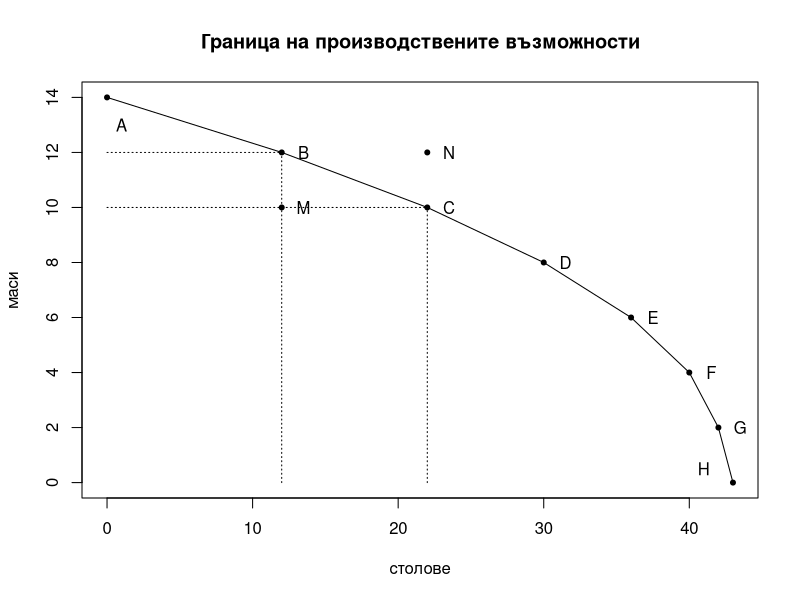
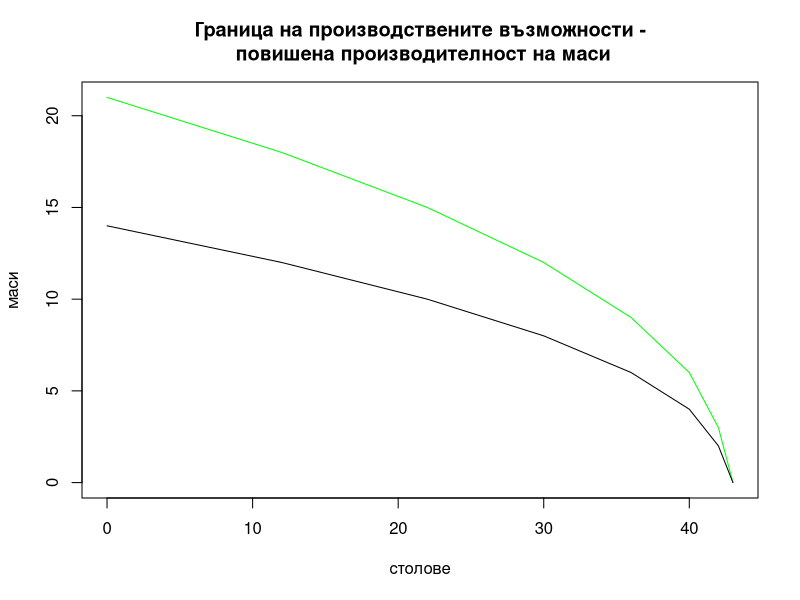
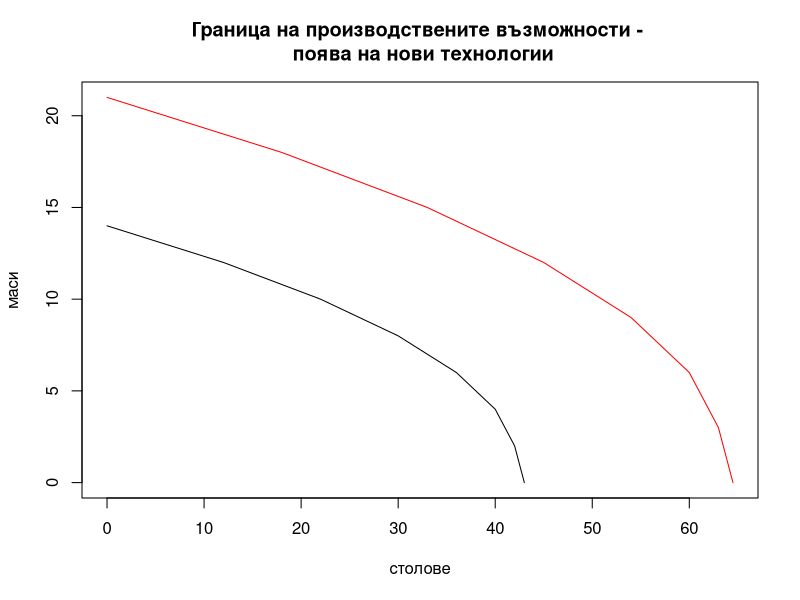

R code for these plots, in order:
## ---- chunk 1
stolowe <- c(0, 12, 22, 30, 36, 40, 42, 43)
masi <- c(14, 12, 10, 8, 6, 4, 2, 0)
ppf.df <- data.frame(stolowe, masi)
row.names(ppf.df) <- LETTERS[seq(1:8)]
colnames(ppf.df) <- c("столове", "маси")
plot(ppf.df, type = "l", xlab = "столове", ylab = "маси", main = "Граница на производствените възможности")
points(0,14, pch = 20) # A
text(1, 13, labels = "A")
points(12,12, pch = 20) # B
text(13.5, 12, labels = "B")
points(22,10, pch = 20) # C
text(23.5,10, labels = "C")
points(30,8, pch = 20) # D
text(31.5,8, labels = "D")
points(36,6, pch = 20) # E
text(37.5, 6, labels = "E")
points(40,4, pch = 20) # F
text(41.5,4, labels = "F")
points(42,2, pch = 20) # G
text(43.5, 2, labels = "G")
points(43,0, pch = 20) # H
text(41, 0.5, labels = "H")
# неефективно производство
points(12,10, pch = 20) # M
text(13.5, 10, labels = "M")
# недостижимо производство
points(22, 12, pch = 20) # N
text(23.5, 12, labels = "N")
segments(12,0,12,12, lty = 3)
segments(0,12,12,12, lty = 3)
segments(22,0,22,10, lty = 3)
segments(0,10,22,10, lty = 3)
## ---- chunk 2
# Изместване на кривата
ppf_tech.df <- data.frame(stolowe*1.5, masi*1.5)
ppf_tech_masi.df <- data.frame(stolowe, masi*1.5)
# Подобряване на производителността на маси
plot(ppf_tech_masi.df, col = "green", xlab = "столове", ylab = "маси", type = "l", 
     main = "Граница на производствените възможности -\n повишена производителност на маси")
lines(ppf.df)
## ---- chunk 3
# Подобряване на технологиите като цяло
plot(ppf_tech.df, type = "l", xlab = "столове", ylab = "маси", col = "red", 
     main = "Граница на производствените възможности - \n поява на нови технологии")
lines(ppf.df)
